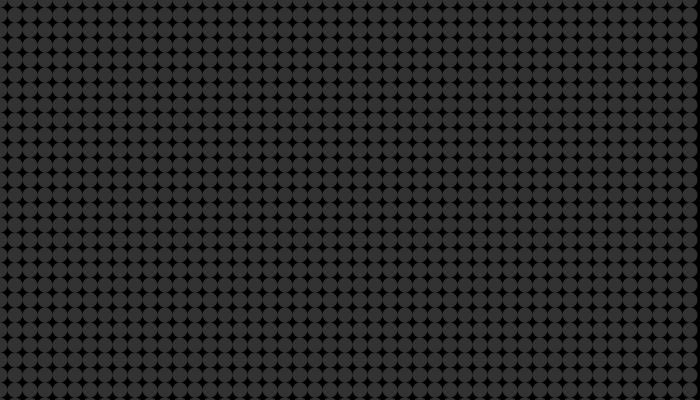
Frame 1 (no input)
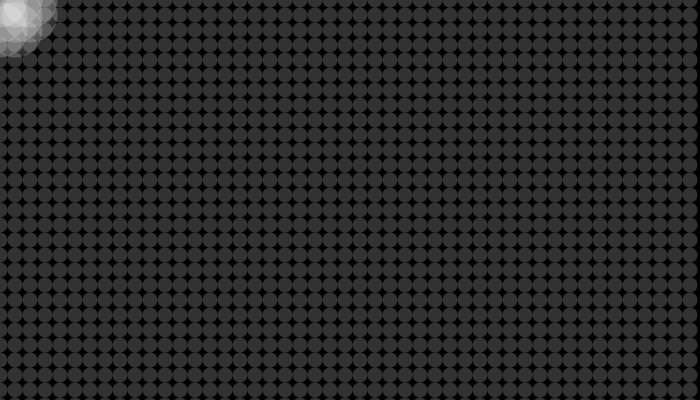
Frame 60 (the mouse pressed at the canvas centre just before this capture)
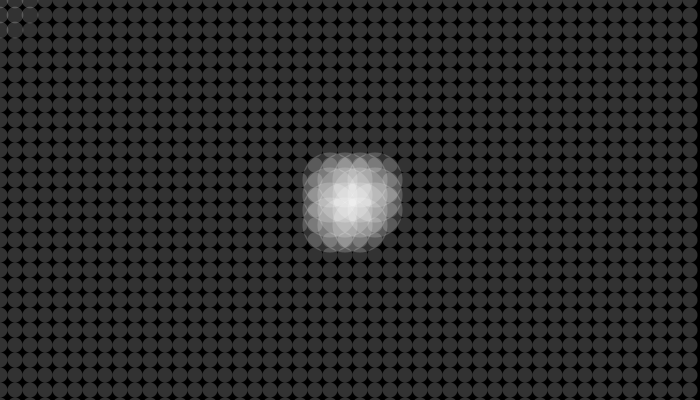
Frame 120 (the mouse held since frame 60 and released just before this capture)

The Processing sketch that drew these frames (run headless with seeded random() and noise(); from frame 60 on, the mouse is pressed at the canvas centre):

// Processing sketch: processing_36202
// ── processing_36202.pde

int amo = 1336;

int[] xpos3 = new int[amo];
int[] ypos3 = new int[amo];
float[] csize3 = new float[amo];

void setup(){
 //-----------2nd square--------------
  size (700,400);  
  background (0);
 noStroke();
  
  int i3 = 0;
  int x3 = 0;
  int y3 = 0;

  while (i3 < amo) {
    if(x3 >= 700) {
      x3 = 0;
      y3 = y3 + 15;
    }  
    
    xpos3[i3] = 0 + x3;
    ypos3[i3] = y3;
    csize3[i3] = 15;
    
    x3 = x3 + 15;
    i3 = i3 + 1;
  }
}



 void draw() {
 background(0); 

  fill(255,255,255,50); //--------------2nd square-----------------
   //Draws the graphic
  int j3 = 0;
  while (j3 < amo){
    ellipse(xpos3[j3],ypos3[j3], csize3[j3], csize3[j3]);
    j3 = j3 + 1;
  }
  
  //Checks size
  int i3 = 0;
  while (i3 < amo){
    
    float distance = dist(xpos3[i3], ypos3[i3], mouseX, mouseY);
    if(distance < csize3[i3]/2) {
      if(csize3[i3] <= 15) {
        csize3[i3] = csize3[i3] + 40;
      }  }  
    
    if(distance < csize3[i3]+20){
      if(csize3[i3] <= 15){
        csize3[i3] = csize3[i3] + 40;
      }}
//      if(distance < csize3[i3]*2){
//      if(csize3[i3] <= 15){
//        csize3[i3] = csize3[i3] + 20;
//      }} 
     
    if(distance > csize3[i3]+20){
      if(csize3[i3] > 15) {
        csize3[i3] = csize3[i3]*0.98;
      }}
    i3 = i3 + 1;
  }}
